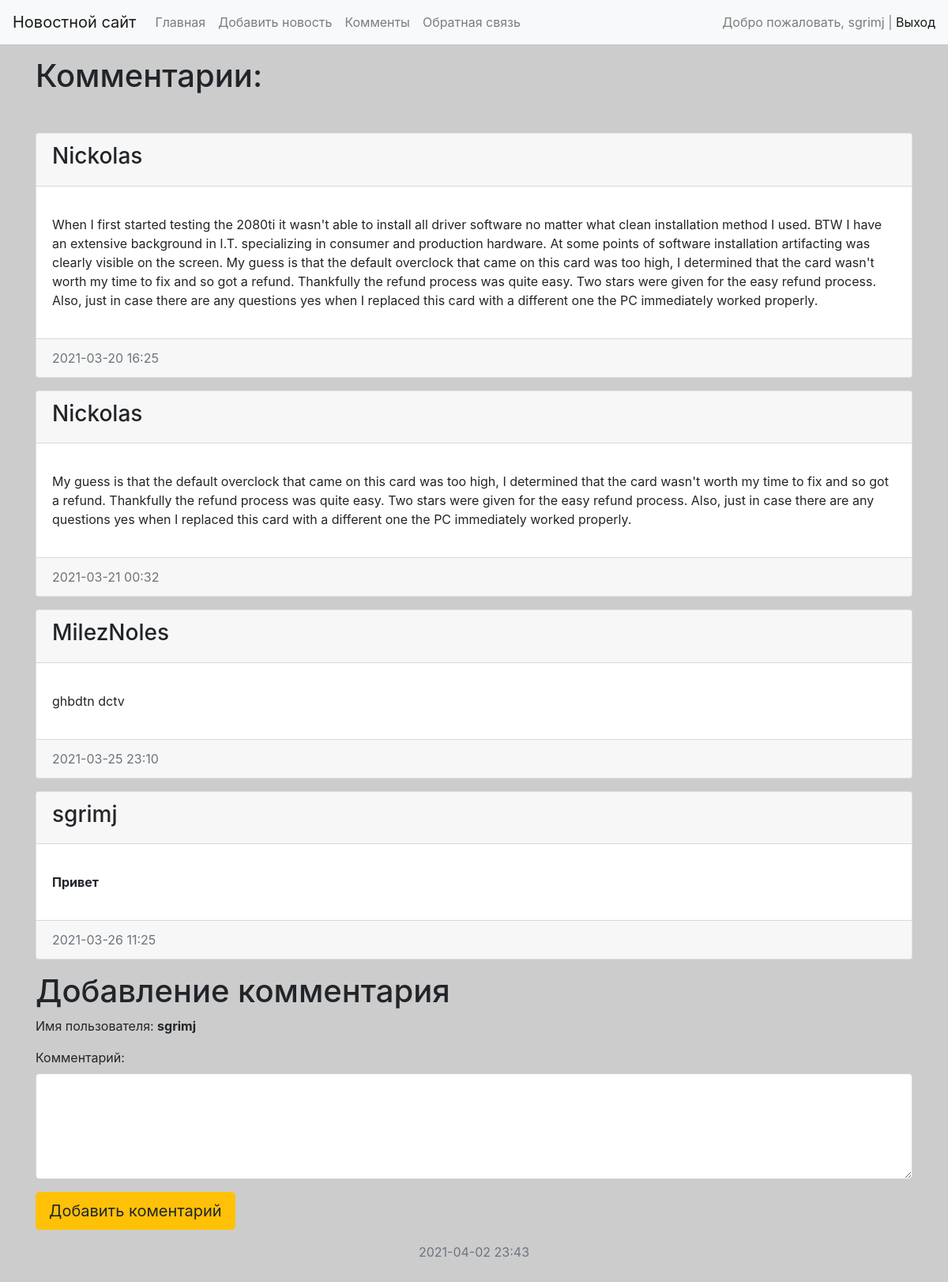
/news/comments/ (signed in), run on the app's committed database.
### news/models.py (models this page shows, shortened)
class Comments(models.Model):
    nickname = models.CharField(max_length=50, verbose_name="Имя пользователя", )  # обязательный атрибут - длина
    message = RichTextUploadingField(verbose_name="Комментарий")  # по умолчанию пустой
    created_at = models.DateTimeField(auto_now_add=True, verbose_name="Дата публикации")  # про создании новости
    updated_at = models.DateTimeField(auto_now=True,
                                      verbose_name="Обновлено")  # меняет дату и время с каждым изменением
    avatar = models.ImageField(upload_to="photo/%Y/%m/%d/", verbose_name="Фото", blank=True)
    class Meta:
        verbose_name = "Комментарий"  # имя в админке ед число
        verbose_name_plural = "Комментарии"
        ordering = ["created_at"]

### news/views.py (the view)
# urls.py: path("news/comments/", ViewAddComments.as_view(), name="comments"),
class ViewAddComments(CreateView):
    form_class = CommentsForm
    template_name = "news/comments.html"
    def get_initial(self):
        initial = super(ViewAddComments, self).get_initial()
        initial.update({"nickname": self.request.user.username})
        return initial
    def get_context_data(self, **kwargs, ):
        context = super().get_context_data(**kwargs)
        context["commentary"] = Comments.objects.all()
        context["title"] = "Комментарии"
        return context

### news/forms.py
class CommentsForm(forms.ModelForm):
    class Meta:
        model = Comments
        fields = ["nickname", "message", ]
        widgets = {
            "nickname": forms.TextInput(attrs={'class': "form-control", "type": "hidden"}, ),
            "message": forms.Textarea(attrs={
                'class': "form-control",
                'rows': 5
            }),
        }

### news/templates/news/comments.html (shortened to what this page needs)
{% extends "base.html"  %}
{% block h1_time %}
<h1 class="text-left mb-5">{{ title }}:</h1>
{% endblock %}
{% block mid_page %}
<div class="col-md-12">
    {% for i in commentary %}
    <div class="card mb-3">
        <div class="card-header">
            <h3>{{i.nickname}}</h3>
        </div>
        <div class="card-body">
            <p class="card-text "> {{ i.message|safe | linebreaks}} </p>
        </div>
        <div class="card-footer text-muted">
            {{ i.created_at | date:"Y-m-d H:i" }}
        </div>
    </div>
    {% endfor %}
</div>
{%if request.user.is_authenticated %}
<div class="col-md-12">
    <h1>Добавление комментария</h1>
    <form action="{% url 'comments' %}" method="post">
        <p>Имя пользователя: <strong>{{user.username}}</strong></p>
        {{form.as_p}}
        <button type="submit" class="btn btn-primary btn-lg btn-warning">Добавить коментарий</button>
    </form>
</div>
{%else%}
<div class="d-flex justify-content-center col-md-12">
    <span class="navbar-text">Чтобы оставлять комментарии нужно <a class="" href="{% url 'register' %}">зарегистрироваться </a>
        или выполнить <a class="" href="{% url 'login' %}">вход</a></span>
</div>
{%endif%}
{% endblock %}
{% block footer %}
<footer class="footer mt-auto py-3 bg-gray">
    <div class="container">
        <p class="text-muted text-center">{% now "Y-m-d H:i" %}</p>
    </div>
</footer>
{% endblock %}

### templates/inc/_nav.html (shortened to what this page needs)
<nav class="navbar navbar-expand-lg navbar-light bg-light">
    <a class="navbar-brand" href="{% url 'home' %}">Новостной сайт</a>
    <div class="collapse navbar-collapse" id="navbarSupportedContent">
        <ul class="navbar-nav mr-auto">
            <li class="nav-item"><a class="nav-link" href="{% url 'home' %}">Главная</a></li>
            {%if request.user.is_authenticated %}
            <li class="nav-item"><a class="nav-link" href="{% url 'add_news' %}">Добавить новость</a></li>
            {%endif%}
            <li class="nav-item"><a class="nav-link" href="{% url 'comments' %}">Комменты</a></li>
            <li class="nav-item"><a class="nav-link" href="{% url 'feedback' %}">Обратная связь</a></li>
        </ul>
        <span class="navbar-text">
                {%if request.user.is_authenticated %}
                Добро пожаловать, {{user.username}} | <a href="{% url 'logout' %}">Выход</a>
                {%else%}
                <a class="" href="{% url 'register' %}">Регистрация</a> | <a class="" href="{% url 'login' %}">Вход</a>
                {%endif%}
            </span>
    </div>
</nav>

### mysite/static/css/style.css (style rules this page uses)
body { background-color: #ccc; }

### data on the page
Comments: nickname "Nickolas", message "When I first started testing the 2080ti it wasn't able to install all driver software no matter what clean installation method I used. BTW I have an extensive background in I.T. specializing in consumer and production hardware. At some points of software installation artifacting was clearly visible on the screen. My guess is that the default overclock that came on this card was too high, I determined that the card wasn't worth my time to fix and so got a refund. Thankfully the refund process was quite easy. Two stars were given for the easy refund process. Also, just in case there are any questions yes when I replaced this card with a different one the PC immediately worked properly.", created_at "2021-03-20 16:25"
Comments: nickname "Nickolas", message "My guess is that the default overclock that came on this card was too high, I determined that the card wasn't worth my time to fix and so got a refund. Thankfully the refund process was quite easy. Two stars were given for the easy refund process. Also, just in case there are any questions yes when I replaced this card with a different one the PC immediately worked properly.", created_at "2021-03-21 00:32"
Comments: nickname "MilezNoles", message "ghbdtn dctv", created_at "2021-03-25 23:10"
Comments: nickname "sgrimj", message "Привет", created_at "2021-03-26 11:25"

### other printed values
{{ user.username }} "sgrimj"
{{ title }} "Комментарии"
